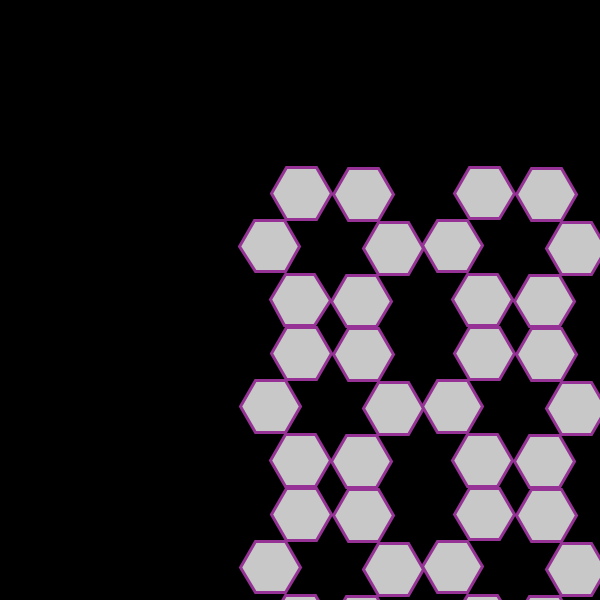
Frame 1 (no input)
Frame 60 (the mouse pressed at the canvas centre just before this capture): identical to frame 1, image omitted
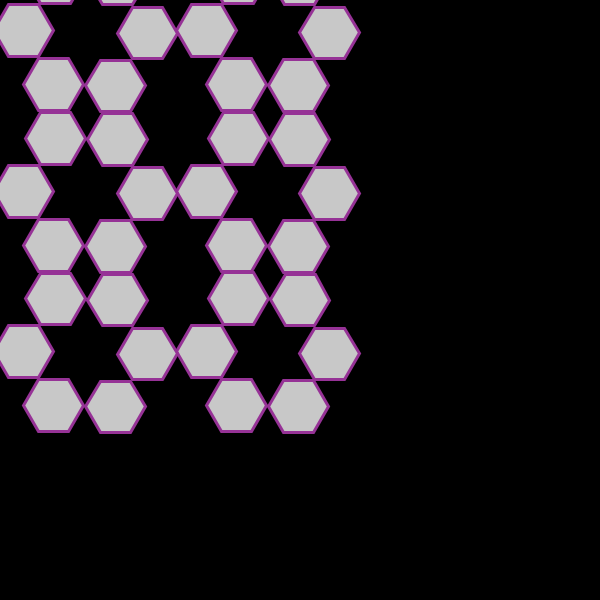
Frame 120 (the mouse held since frame 60 and released just before this capture)

The Processing sketch that drew these frames (run headless with seeded random() and noise(); from frame 60 on, the mouse is pressed at the canvas centre):

// Processing sketch: Zikr_Rosette_v2_EMM
// ── Zikr_Rosette_v2_EMM.pde
/*
  06/22/2016
  Michaela Andrews
  - making a rosette pattern using shapes instead of lines
*/

float radius = 30;

void setup(){
  background(0);
  size(600,600);
  strokeWeight(3);
  stroke(150,50,150);
  fill(200);
}

void draw() {
  // for this rotate to work, the design must be drawn from the center.
  background(0);
  println("360*mouseY/height: " + 360*mouseY/height);
  translate(width/2,height/2);
  rotate(radians(360*mouseY/height));
  rosette();
  translate(0,5.35*radius);
  rosette();
  translate(0,5.35*radius);
  rosette();
  translate(0,5.35*radius);
  rosette();
  translate(0,5.35*radius);
  rosette();
  translate(6.1*radius,0);
  rosette();
  translate(0,-5.35*radius);
  rosette();
  translate(0,-5.35*radius);
  rosette();
  translate(0,-5.35*radius);
  rosette();
  translate(0,-5.35*radius);
  rosette();
  translate(6.1*radius,0);
  rosette();
  translate(0,5.35*radius);
  rosette();
  translate(0,5.35*radius);
  rosette();
  translate(0,5.35*radius);
  rosette();
  translate(0,5.35*radius);
  rosette();
  translate(6.1*radius,0);
  rosette();
  translate(0,-5.35*radius);
  rosette();
  translate(0,-5.35*radius);
  rosette();
  translate(0,-5.35*radius);
  rosette();
  translate(0,-5.35*radius);
  rosette();
}

void rosette() {
  float n = 6;
  float x, y;
  float angle1 = radians(180-(180*(n-2))/n);
  float angle2 = radians(-60);
  for (int j = 0; j < n; j++){
    beginShape();
    for (int i = 0; i < n; i++){
    x = cos(angle1*i)*radius;
    y = sin(angle1*i)*radius;
    vertex(x,y);
    }
    endShape(CLOSE);
    rotate(angle2);
    translate(radius,radius*1.8);
    
  }
}
